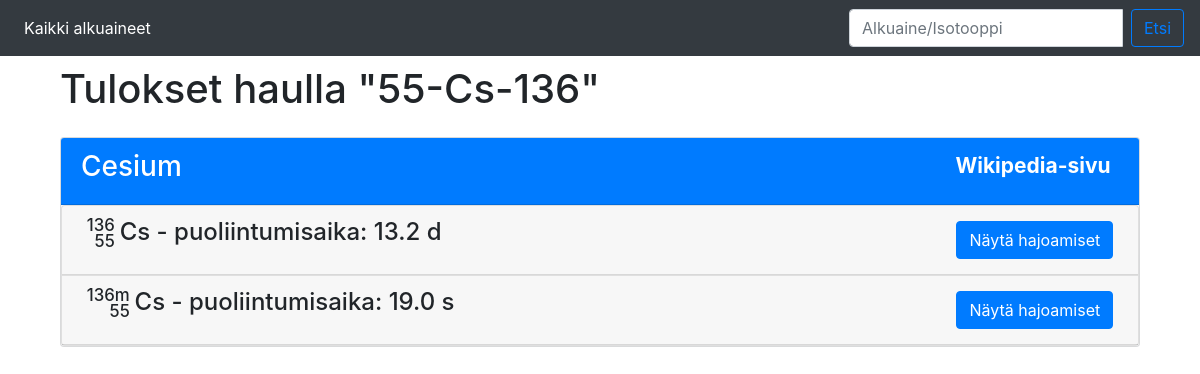
The page /55-Cs-136 on the database its author committed.
### tables this page shows
CREATE TABLE elements (element TEXT, name TEXT);

CREATE TABLE atoms (id INTEGER NOT NULL PRIMARY KEY, protons INTEGER, element TEXT, mass INTEGER, isomere INTEGER, radioactive INTEGER, halflife REAL);

### decay_webapp.py (the view)
@app.route('/<string:element>')
def atom_element(element):
    search = '{}'.format(element)
    if(len(element)<3):
        q_element = upper_first(element)
        return fetch_results('select * from atoms LEFT JOIN elements ON '
                             'atoms.element = elements.element '
                             'where atoms.element = ?', (q_element,), search)
    else:
        return fetch_results('select * from atoms LEFT JOIN elements ON '
                             'atoms.element = elements.element '
                             'where elements.name LIKE ?', (element,), search)

### decay_webapp.py (called while the page is built)
def get_db():
    db = getattr(g, '_database', None)
    if db is None:
        db = g._database = sqlite3.connect(DATABASE)
    return db

@app.teardown_appcontext
def close_connection(exception):
    db = getattr(g, '_database', None)
    if db is not None:
        db.close()

@app.route('/<int:number_z>-<string:atom>-<int:number_a>')
def atom_full(number_z, atom, number_a):
    q_element = upper_first(atom)
    search = '{}-{}-{}'.format(number_z,atom,number_a)
    return fetch_results('select * from atoms LEFT JOIN elements ON '
                         'atoms.element = elements.element '
                         'where atoms.element = ? and mass = ? '
                         'and protons = ?', (q_element, number_a, number_z), search)

def upper_first(text):
    all_ups = text.upper()
    if len(all_ups) <= 1:
        return all_ups
    return all_ups[0] + all_ups[1:].lower()

def fetch_results(query, args=(), search_terms=''):
    c = get_db().cursor()
    c.execute(query, args)
    results = c.fetchall()
    if results:
        try:
            text = render_template('elements.html', elements=tidy_results(results),
                                   search_term=search_terms)
        except jinja2.TemplateSyntaxError as e:
            print('Tässä on nyt virhe "{}" rivillä "{}"'.format(e.message, e.lineno))
        return text
    else:
        return render_template('notfound.html')

def pretty_time(seconds):
    if seconds < 1e-9:
        return "{:0.2E} s".format(seconds)
    elif seconds < 1e-6:
        return "{:0.1f} ns".format(1e9*seconds)
    elif seconds < 1e-3:
        return "{:0.1f} &mu;s".format(1e6*seconds)
    elif seconds < 1:
        return "{:0.1f} ms".format(1e3*seconds)
    elif seconds < 100:
        return "{:0.1f} s".format(seconds)
    elif seconds < 3600:
        return "{:0.1f} min".format(seconds/60)
    elif seconds < 86400: # day
        return "{:0.1f} h".format(seconds/3600)
    elif seconds < 31557600.0: # year
        return "{:0.1f} d".format(seconds/86400)
    elif seconds < 3155760000000: # year
        return "{:0.0f} y".format(seconds/31557600.0)
    else:
        return "{:0.2E} y".format(seconds/31557600.0)

### templates/elements.html (shortened to what this page needs)
{% extends "layout.html" %}
{% block body %}
<main role="main" class="container">
  <div class="container">
    <h1 class="mb-4">Tulokset haulla "{{search_term}}"</h1>
    {% for element in elements %}
    <div class="card bg-light mb-3">
      <div class="card-header bg-primary text-white">
	<h3>
	  {{element.element}}<span class="badge float-right"> <a class="text-white" href="https://fi.wikipedia.org/wiki/{{element.element}}">Wikipedia-sivu</a></span></h3>
      </div>
      <div class="accordion" id="accordionElements">
	{% for row in element.rows %}
	<div class="card">
	  <div class="card-header" id="{{row.id}}">
	    <div class="row">
	      <div class="col">
		<h4 class="mb-0 align-middle">
		  <span class="limes"><span class="numup">{{row.mass}}{{row.isomere}}</span>
		    <span class="overdn">{{row.protons}}</span></span>{{row.atom}} - {{row.halflife |safe}}
	      </h4>
	    </div>
	    {% if row.daughters or row.parents %}
	    <div class="col">
	      <span class="badge float-right">
		<button class="btn btn-primary align-middle" type="button" data-toggle="collapse" data-target="#{{row.collapse}}" aria-expanded="false" aria-controls="{{row.collapse}}">Näytä hajoamiset
              </button></span>
	    </div>
	    {% endif %}
	  </div>
	</div>
      </div>
      {% endfor %}
    </div>
  </div>
  {% endfor %}
    </div>
</main>
{% endblock %}

### static/style.css (style rules this page uses)
.limes { position: relative; display: inline-block; margin: 0 0.2em; vertical-align: middle; text-align: right; }
.limes > span { display: block; margin:-0.5ex auto; }
.limes span.numup, .limes span.overdn { font-size: 70%; }
body { padding-top: 65px; }

### rows shown on the page
elements: element "Cesium"
atoms: mass "136", protons "55", atom "Cs", halflife "puoliintumisaika: 13.2 d"
atoms: mass "136", isomere "m", protons "55", atom "Cs", halflife "puoliintumisaika: 19.0 s"

### other values the page prints
{{ search_term }} "55-Cs-136"
